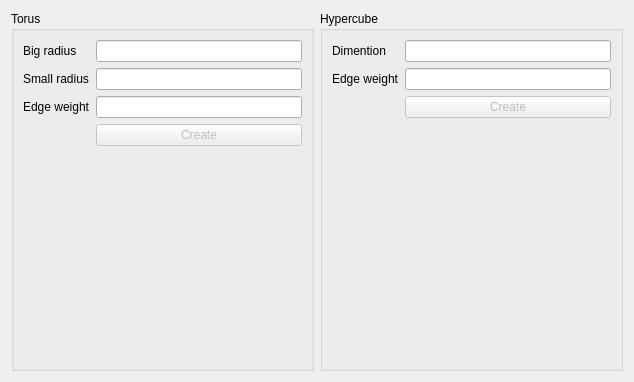
<?xml version="1.0" encoding="UTF-8"?>
<ui version="4.0">
 <class>GraphGeneratorForm</class>
 <widget class="QWidget" name="GraphGeneratorForm">
  <property name="geometry">
   <rect>
    <x>0</x>
    <y>0</y>
    <width>634</width>
    <height>382</height>
   </rect>
  </property>
  <property name="windowTitle">
   <string>Graph generator</string>
  </property>
  <layout class="QHBoxLayout" name="horizontalLayout">
   <item>
    <widget class="QGroupBox" name="groupBox">
     <property name="title">
      <string>Torus</string>
     </property>
     <layout class="QFormLayout" name="formLayout_2">
      <item row="0" column="0">
       <widget class="QLabel" name="label_4">
        <property name="text">
         <string>Big radius</string>
        </property>
       </widget>
      </item>
      <item row="0" column="1">
       <widget class="QLineEdit" name="TorusBigRadiusEdit">
        <property name="maxLength">
         <number>4</number>
        </property>
       </widget>
      </item>
      <item row="1" column="0">
       <widget class="QLabel" name="label_5">
        <property name="text">
         <string>Small radius</string>
        </property>
       </widget>
      </item>
      <item row="1" column="1">
       <widget class="QLineEdit" name="TorusSmallRadiusEdit">
        <property name="maxLength">
         <number>4</number>
        </property>
       </widget>
      </item>
      <item row="2" column="0">
       <widget class="QLabel" name="label_6">
        <property name="text">
         <string>Edge weight</string>
        </property>
       </widget>
      </item>
      <item row="2" column="1">
       <widget class="QLineEdit" name="TorusWeightEdit">
        <property name="maxLength">
         <number>10</number>
        </property>
       </widget>
      </item>
      <item row="3" column="1">
       <widget class="QPushButton" name="generateTorusButton">
        <property name="enabled">
         <bool>false</bool>
        </property>
        <property name="text">
         <string>Create</string>
        </property>
        <property name="autoDefault">
         <bool>true</bool>
        </property>
       </widget>
      </item>
     </layout>
    </widget>
   </item>
   <item>
    <widget class="QGroupBox" name="hypercubGroupBox">
     <property name="title">
      <string>Hypercube</string>
     </property>
     <property name="flat">
      <bool>false</bool>
     </property>
     <layout class="QFormLayout" name="formLayout">
      <item row="0" column="0">
       <widget class="QLabel" name="label_2">
        <property name="text">
         <string>Dimention</string>
        </property>
       </widget>
      </item>
      <item row="0" column="1">
       <widget class="QLineEdit" name="hypercybeDimentionEdit">
        <property name="maxLength">
         <number>4</number>
        </property>
       </widget>
      </item>
      <item row="1" column="0">
       <widget class="QLabel" name="label_3">
        <property name="text">
         <string>Edge weight</string>
        </property>
       </widget>
      </item>
      <item row="1" column="1">
       <widget class="QLineEdit" name="hypercubeWeightEdit">
        <property name="maxLength">
         <number>4</number>
        </property>
       </widget>
      </item>
      <item row="2" column="1">
       <widget class="QPushButton" name="generateHypercubeButton">
        <property name="enabled">
         <bool>false</bool>
        </property>
        <property name="sizePolicy">
         <sizepolicy hsizetype="Minimum" vsizetype="Fixed">
          <horstretch>0</horstretch>
          <verstretch>0</verstretch>
         </sizepolicy>
        </property>
        <property name="text">
         <string>Create</string>
        </property>
        <property name="autoDefault">
         <bool>true</bool>
        </property>
       </widget>
      </item>
     </layout>
    </widget>
   </item>
  </layout>
 </widget>
 <tabstops>
  <tabstop>TorusBigRadiusEdit</tabstop>
  <tabstop>TorusSmallRadiusEdit</tabstop>
  <tabstop>TorusWeightEdit</tabstop>
  <tabstop>generateTorusButton</tabstop>
  <tabstop>hypercybeDimentionEdit</tabstop>
  <tabstop>hypercubeWeightEdit</tabstop>
  <tabstop>generateHypercubeButton</tabstop>
 </tabstops>
 <resources/>
 <connections/>
</ui>
